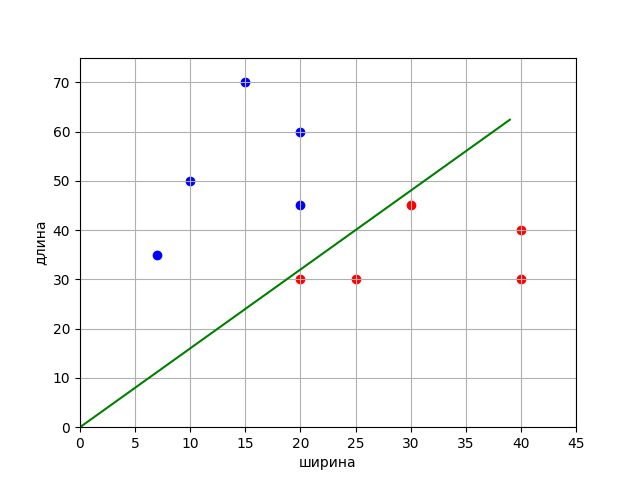

The Python source for this figure:
import numpy as np
import matplotlib.pyplot as plt

x_train = np.array([[10, 50], [20, 30], [25, 30], [20, 60], [15, 70], [40, 40], [30, 45], [20, 45], [40, 30], [7, 35]])
y_train = np.array([-1, 1, 1, -1, -1, 1, 1, -1, 1, -1])

n_train = len(x_train)                          # размер обучающей выборки
w = [0, -1]                                     # начальное значение вектора w
a = lambda x: np.sign(x[0]*w[0] + x[1]*w[1])    # решающее правило
N = 50                                          # максимальное число итераций
L = 0.1                                         # шаг изменения веса
e = 0.1                                         # небольшая добавка для w0 чтобы был зазор между разделяющей линией и граничным образом

last_error_index = -1                           # индекс последнего ошибочного наблюдения

for n in range(N):
	for i in range(n_train):                # перебор по наблюдениям
		if y_train[i]*a(x_train[i]) < 0:    # если ошибка классификации,
			w[0] = w[0] + L * y_train[i]    # то корректировка веса w0
			last_error_index = i

	Q = sum([1 for i in range(n_train) if y_train[i]*a(x_train[i]) < 0])
	if Q == 0:      # показатель качества классификации (число ошибок)
		break       # останов, если все верно классифицируем

if last_error_index > -1:
	w[0] = w[0] + e * y_train[last_error_index]

print(w)

line_x = list(range(max(x_train[:, 0])))    # формирование графика разделяющей линии
line_y = [w[0]*x for x in line_x]

x_0 = x_train[y_train == 1]                 # формирование точек для 1-го
x_1 = x_train[y_train == -1]                # и 2-го классов

plt.scatter(x_0[:, 0], x_0[:, 1], color='red')
plt.scatter(x_1[:, 0], x_1[:, 1], color='blue')
plt.plot(line_x, line_y, color='green')

plt.xlim([0, 45])
plt.ylim([0, 75])
plt.ylabel("длина")
plt.xlabel("ширина")
plt.grid(True)
plt.show()
